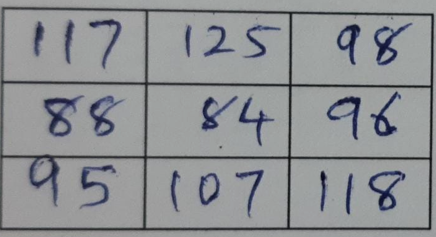
#> input picture Samples/test18.png, 436 x 237 px
$ jupyter execute --allow-errors OCR.ipynb   (older library calls are emulated)
#> lines starting #> are read from the running program, lines starting #| are printed output that depends on the picture; after the words box and inside, x2 and y2 are one past the last pixel; in counts of white or black regions, pixels touching at a corner belong together
[cell 1]
import os, warnings
print(os.getcwd())
warnings.filterwarnings('ignore')

[cell 2]
import cv2
import numpy as np
from paddleocr import PaddleOCR
import pandas as pd

[cell 3]
# Paddle ocr

from paddleocr import PaddleOCR, draw_ocr
#> (the rest of this cell did not finish here and is left out)

[cell 4]
import cv2
imag = cv2.imread('Samples/test_17.png')

li = []

def extract_text(imag):
    result = ocr.ocr(imag, cls = True)
    for indx in range(len(result)):
        res = result[indx]
    for i in range(0, len(res)):
        li.append(res[i][1][0])
    return res

#> (a cell that did not finish here is left out)

[cell 6]
columns = 1

[cell 7]
ri = []
for i in range(0, len(li), columns):
    ri.append(li[i:i+columns])

[cell 8]
import pandas as pd
df = pd.DataFrame(ri)
df

[cell 9]
from PIL import Image
img = Image.open("Samples/test18.png")
#> img is the input picture: PIL image 436x237 RGBA; mean R, G, B, A 142.3, 144.8, 147.5, 255

width, height = img.size
#> width = 436; height = 237

n_rows = 3
n_cols = 3

cell_width = int(width / n_cols)
#> cell_width = 145
cell_height = int(height / n_rows)
#> cell_height = 79

for row in range(n_rows):
    for col in range(n_cols):
        left = col * cell_width
        top = row * cell_height
        right = left + cell_width
        bottom = top + cell_height

        cell_img = img.crop((left, top, right, bottom))
        cell_img.save(f"cell_{row}_{col}.png")
#> this loop made 3 passes
#> pass 1, `cell_img.save(f"cell_{row}_{col}.png")`:
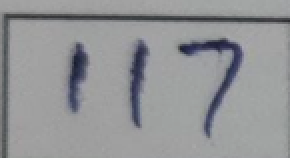
#> saved as cell_0_0.png: PIL image 145x79 RGBA (shown 2 times larger); mean R, G, B, A 147.1, 148.4, 150.5, 255
#> pass 1, `cell_img.save(f"cell_{row}_{col}.png")`:
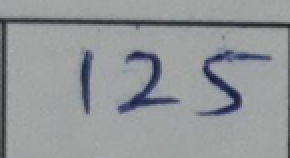
#> saved as cell_0_1.png: PIL image 145x79 RGBA (shown 2 times larger); mean R, G, B, A 147.4, 150.5, 152.8, 255
#> pass 1, `cell_img.save(f"cell_{row}_{col}.png")`:
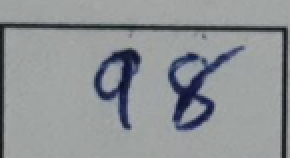
#> saved as cell_0_2.png: PIL image 145x79 RGBA (shown 2 times larger); mean R, G, B, A 143, 147.1, 149.7, 255
#> after the loop:
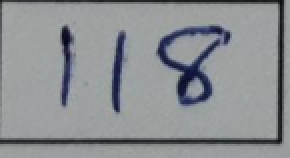
#> cell_img: PIL image 145x79 RGBA (shown 2 times larger); mean R, G, B, A 140.3, 143.6, 146.7, 255

[cell 10]
import cv2
final_li = []
#> (the rest of this cell did not finish here and is left out)

[cell 11]
ri = []
for i in range(0, len(final_li), n_cols):
    ri.append(final_li[i:i+n_cols])

df = pd.DataFrame(ri)
df

[cell 12]
import cv2

# Load image, convert to grayscale, Otsu's threshold
image = cv2.imread('input.png')
#> (the rest of this cell did not finish here and is left out)

[cell 13]
import os, warnings
print(os.getcwd())
warnings.filterwarnings('ignore')

[cell 14]
imagePath = 'input.png'

#> (a cell that did not finish here is left out)

[cell 16]
# Get individual cells

import cv2
import os

image = cv2.imread(imagePath)
#> (the rest of this cell did not finish here and is left out)

#> (a cell that did not finish here is left out)

[cell 18]
row

[cell 19]
# Apply padding to each cells

import cv2
import numpy as np
import os

cellsdir = 'D:\Sem8\Tasks\cropped_images\\' + imagePath + "Folder" # directory where each cells are present
cnt = 0

newdir = "padded_images\\" + imagePath + "Folder"
if not os.path.exists(newdir):
    os.makedirs(newdir)

#> (the rest of this cell did not finish here and is left out)

[cell 20]
# Load paddleOCR
from paddleocr import PaddleOCR
import pandas as pd
from paddleocr import PaddleOCR, draw_ocr

#> (the rest of this cell did not finish here and is left out)

[cell 21]
import pandas as pd
import cv2
from pathlib import Path

pred_paddle = []

newdir = "padded_images\\" + imagePath + "Folder"

# Get list of files in directory sorted by creation time
files = sorted(Path(newdir).iterdir(), key=os.path.getctime)


# for filename in os.listdir(directory):
#     f = os.path.join(directory, filename)
for file in files:
    fname = newdir + "\\" + file.name
#     print(fname)
    imag = cv2.imread(fname)
    li = []

    def extract_text(imag):
        result = ocr.ocr(imag, cls = True)
        for indx in range(len(result)):
            res = result[indx]
        for i in range(0, len(res)):
            li.append(res[i][1][0])
        return res


    res = extract_text(imag)

    if len(li) == 0:
        pred_paddle.append(None)
    else:
        pred_paddle.append(li[0])
#     print(li[0])

[cell 22]
ri = []

for i in range(0, len(pred_paddle), columns):
    ri.append(pred_paddle[i:i+columns])

df_paddle = pd.DataFrame(ri)
df_paddle

[cell 23]
import easyocr

pred_easy = []
#> (the rest of this cell did not finish here and is left out)

[cell 24]
ri_easy = []

for i in range(0, len(pred_easy), columns):
    ri_easy.append(pred_easy[i:i+columns])

df_easy = pd.DataFrame(ri_easy)
df_easy

[cell 25]
#Tesseract OCR

import cv2
import pytesseract

pred_tesseract = []
newdir = "padded_images\\" + imagePath + "Folder"

# Get list of files in directory sorted by creation time
files = sorted(Path(newdir).iterdir(), key=os.path.getctime)

for file in files:
    fname = newdir + "\\" + file.name

    img = cv2.imread(fname)
    gray = cv2.cvtColor(img, cv2.COLOR_BGR2GRAY)

    thresh = cv2.threshold(gray, 0, 255, cv2.THRESH_BINARY_INV + cv2.THRESH_OTSU)[1]

    text = pytesseract.image_to_string(thresh, config='--psm 10 --oem 3 -c tessedit_char_whitelist=0123456789')

    if text == "":
        pred_tesseract.append(None)
    else:
        newtxt = int(text)
        pred_tesseract.append(newtxt)

[cell 26]
ri = []

for i in range(0, len(pred_tesseract), columns):
    ri.append(pred_tesseract[i:i+columns])

df_tesseract = pd.DataFrame(ri)
df_tesseract

[cell 27]
# type(pred_paddle[2])

[cell 28]
pred_final = []

for i in range(len(pred_paddle)):
    if pred_paddle[i] == None or pred_paddle[i].isdigit() == False:
        if pred_easy[i] != None:
            pred_final.append(pred_easy[i])
        elif pred_tesseract[i] != None:
            pred_final.append(pred_tesseract[i])
        else:
            pred_final.append(pred_paddle[i])
    elif pred_easy[i] != None and pred_tesseract[i] != None:
        if pred_easy[i] == pred_tesseract[i]:
            pred_final.append(pred_easy[i])
        else:
            pred_final.append(pred_paddle[i])
    else:
        pred_final.append(pred_paddle[i])

[cell 29]
ri = []

for i in range(0, len(pred_final), columns):
    ri.append(pred_final[i:i+columns])

df_final = pd.DataFrame(ri)
df_final

[cell 30]
imagePath

[cell 31]
import cv2
import numpy as np
from tensorflow import keras
from tensorflow.keras.models import load_model
from PIL import Image


#> (the rest of this cell did not finish here and is left out)

[cell 32]
import cv2
import numpy as np


image = cv2.imread('test17.png')
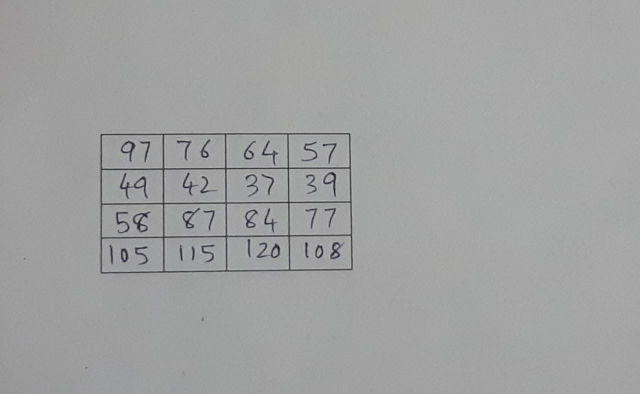
#> input picture Samples/test17.png, 1280 x 787 px, found by its file name (shown at 1/2 size)
#> image is the input picture: shape (787, 1280, 3); mean B, G, R 161, 161.1, 160.5
gray = cv2.cvtColor(image, cv2.COLOR_BGR2GRAY)
blur = cv2.GaussianBlur(gray, (5,5), 0)
thresh = cv2.threshold(blur, 0, 255, cv2.THRESH_BINARY_INV + cv2.THRESH_OTSU)[1]
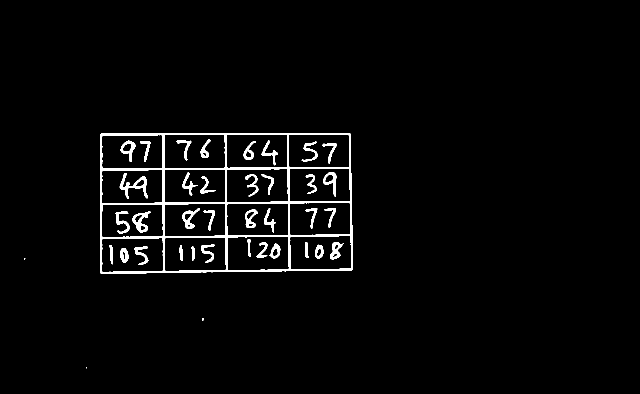
#> thresh: shape (787, 1280) (shown at 1/2 size); 2.6% white; 39 white regions (3 under 20 px), largest, box (x1, y1, x2, y2) and area: (200, 266, 706, 548) 14090, (239, 346, 296, 398) 830, (265, 423, 301, 465) 624

horizontal_kernel = cv2.getStructuringElement(cv2.MORPH_RECT, (50,1))
horizontal_mask = cv2.morphologyEx(thresh, cv2.MORPH_OPEN, horizontal_kernel, iterations=2)
#> horizontal_mask: shape (787, 1280); 0.84% white; 5 white regions, box (x1, y1, x2, y2) and area: (202, 538, 708, 546) 1724, (202, 470, 707, 477) 1721, (203, 403, 706, 409) 1704, (202, 335, 704, 340) 1676, (203, 266, 703, 271) 1661

vertical_kernel = cv2.getStructuringElement(cv2.MORPH_RECT, (1,50))
vertical_mask = cv2.morphologyEx(thresh, cv2.MORPH_OPEN, vertical_kernel, iterations=2)
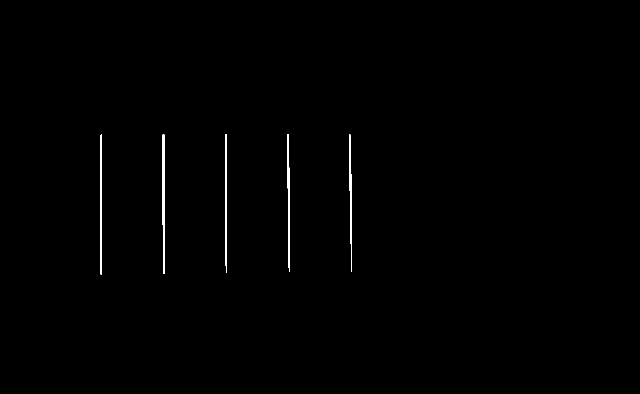
#> vertical_mask: shape (787, 1280) (shown at 1/2 size); 0.44% white; 5 white regions, box (x1, y1, x2, y2) and area: (325, 269, 329, 548) 1018, (575, 268, 580, 544) 929, (450, 268, 454, 546) 896, (201, 269, 204, 550) 841, (699, 268, 704, 543) 796

table_mask = cv2.bitwise_or(horizontal_mask, vertical_mask)
#> table_mask: shape (787, 1280); 1.3% white; 1 white region, box (x1, y1, x2, y2) and area: (201, 266, 708, 550) 12751
table_mask = cv2.dilate(table_mask, np.ones((3,3), np.uint8), iterations=1)
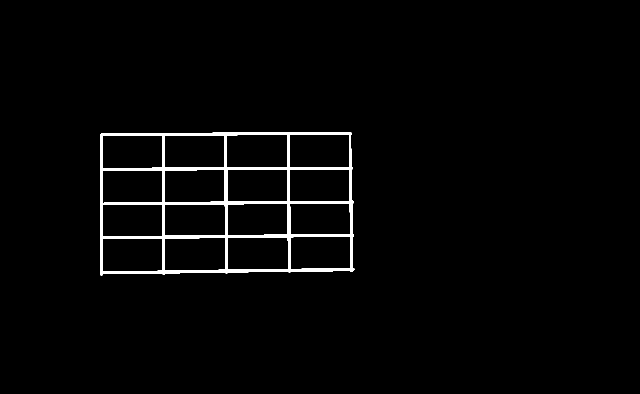
#> table_mask: shape (787, 1280) (shown at 1/2 size); 2% white; 1 white region
table_mask = cv2.erode(table_mask, np.ones((3,3), np.uint8), iterations=1)
image[np.where(table_mask==255)] = [255,255,255]
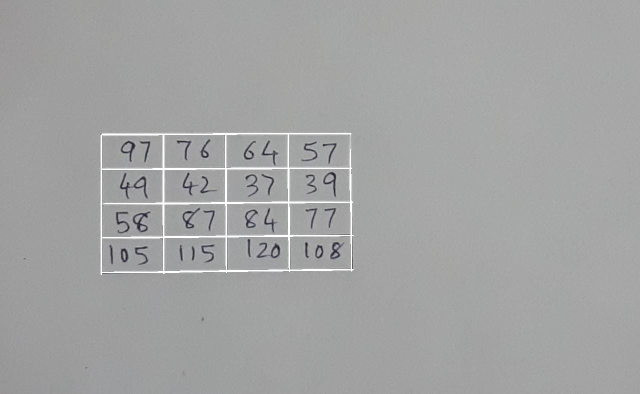
#> image: shape (787, 1280, 3) (shown at 1/2 size); 1.27% of pixels changed, all inside (x1, y1, x2, y2) = (201, 266, 708, 550)

contours, hierarchy = cv2.findContours(table_mask, cv2.RETR_EXTERNAL, cv2.CHAIN_APPROX_SIMPLE)
#> contours = 1 contour; box (x1, y1, x2, y2) and area: (201, 266, 708, 550) 138602
cell_num = 1
for c in contours:
    x,y,w,h = cv2.boundingRect(c)
    if w > 20 and h > 20:
        cell_img = image[y:y+h, x:x+w]
        cv2.imwrite(f"cell_{cell_num}.png", cell_img)
        cell_num += 1
#> this loop made 1 pass
#> (x, y, w, h, cell_num) on pass 1: (201, 266, 507, 284, 2)
#> pass 1, `cell_img = image[y:y+h, x:x+w]`:
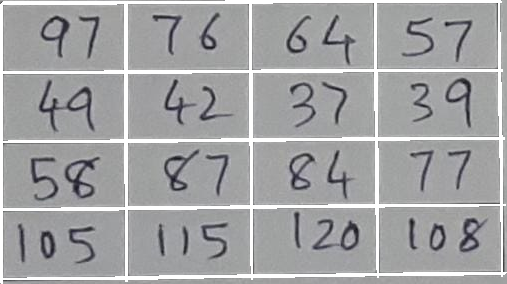
#> cell_img: shape (284, 507, 3); mean B, G, R 164.8, 163.6, 163.1
#> after the loop, cell_num = 2

cv2.imshow('table_mask', table_mask)
cv2.imshow('image', image)
cv2.waitKey()
#> Out = 27
